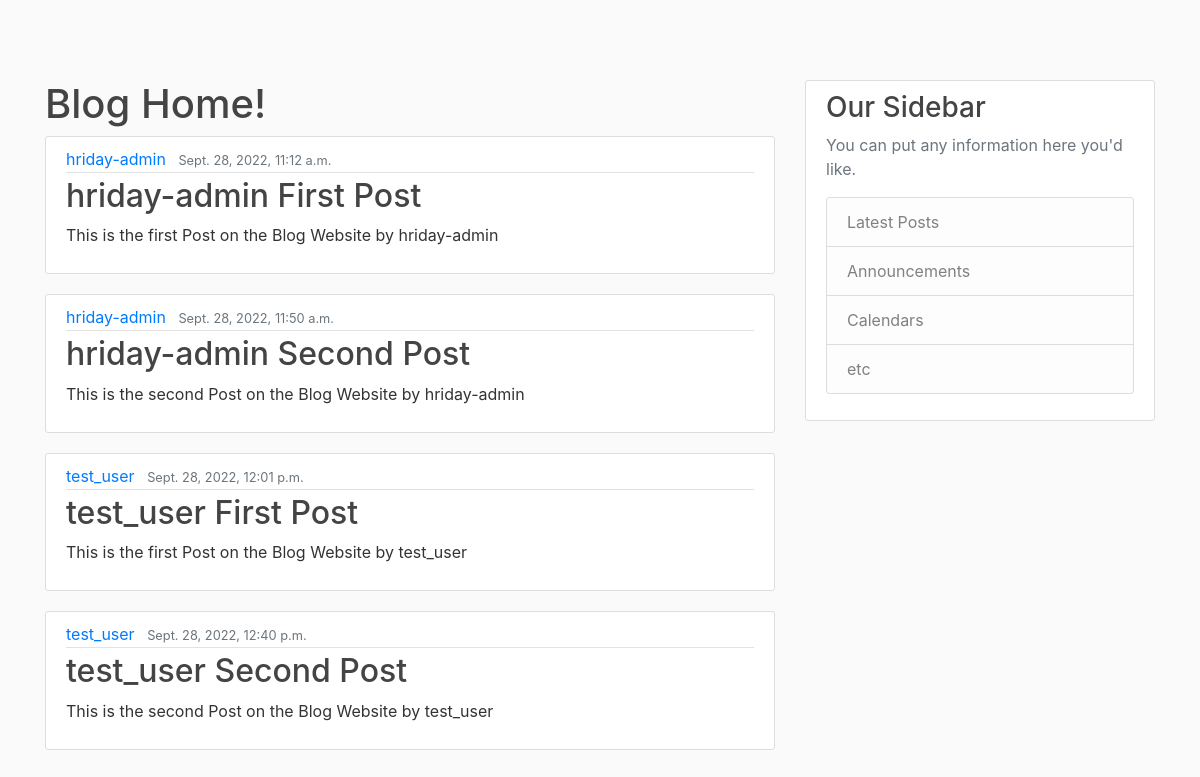
The page / on the database its author committed.
### api/models.py (models this page shows, shortened)
class Post(models.Model):
    posted = models.DateTimeField(auto_now_add=True)
    content = models.TextField(blank=True, default='')
    title = models.CharField(max_length=150, blank=True, default='')
    author = models.ForeignKey('auth.User', related_name='posts', on_delete=models.CASCADE)
    class Meta:
        ordering = ['posted']

### api/views.py (the view)
# urls.py: path('', views.home, name='blog-home'),
def home(request):
    context = {
        'posts': Post.objects.all(),
    }
    return render(request, 'api/home.html', context)

### api/templates/api/home.html
{% extends 'api/base.html' %}
{% block content %}
<h1>Blog Home!</h1>
{%for post in posts%}
<article class="media content-section">
	<div class="media-body">
		<div class="article-metadata">
			<a class="mr-2" href="#">{{ post.author }}</a>
			<small class="text-muted">{{ post.posted }}</small>
		</div>
		<h2><a class="article-title" href="#">{{ post.title }}</a></h2>
		<p class="article-content">{{ post.content }}</p>
	</div>
</article>
{%endfor%}
{% endblock content %}

### api/static/api/main.css (style rules this page uses)
body { background: #fafafa; color: #333333; margin-top: 5rem; }
h1, h2, h3, h4, h5, h6 { color: #444444; }
.content-section { background: #ffffff; padding: 10px 20px; border: 1px solid #dddddd; border-radius: 3px; margin-bottom: 20px; }
.article-title { color: #444444; }
.article-content { white-space: pre-line; }
.article-metadata { padding-bottom: 1px; margin-bottom: 4px; border-bottom: 1px solid #e3e3e3 }

### rows shown on the page
Post: author "hriday-admin", posted "Sept. 28, 2022, 11:12 a.m.", title "hriday-admin First Post", content "This is the first Post on the Blog Website by hriday-admin"
Post: author "hriday-admin", posted "Sept. 28, 2022, 11:50 a.m.", title "hriday-admin Second Post", content "This is the second Post on the Blog Website by hriday-admin"
Post: author "test_user", posted "Sept. 28, 2022, 12:01 p.m.", title "test_user First Post", content "This is the first Post on the Blog Website by test_user"
Post: author "test_user", posted "Sept. 28, 2022, 12:40 p.m.", title "test_user Second Post", content "This is the second Post on the Blog Website by test_user"
